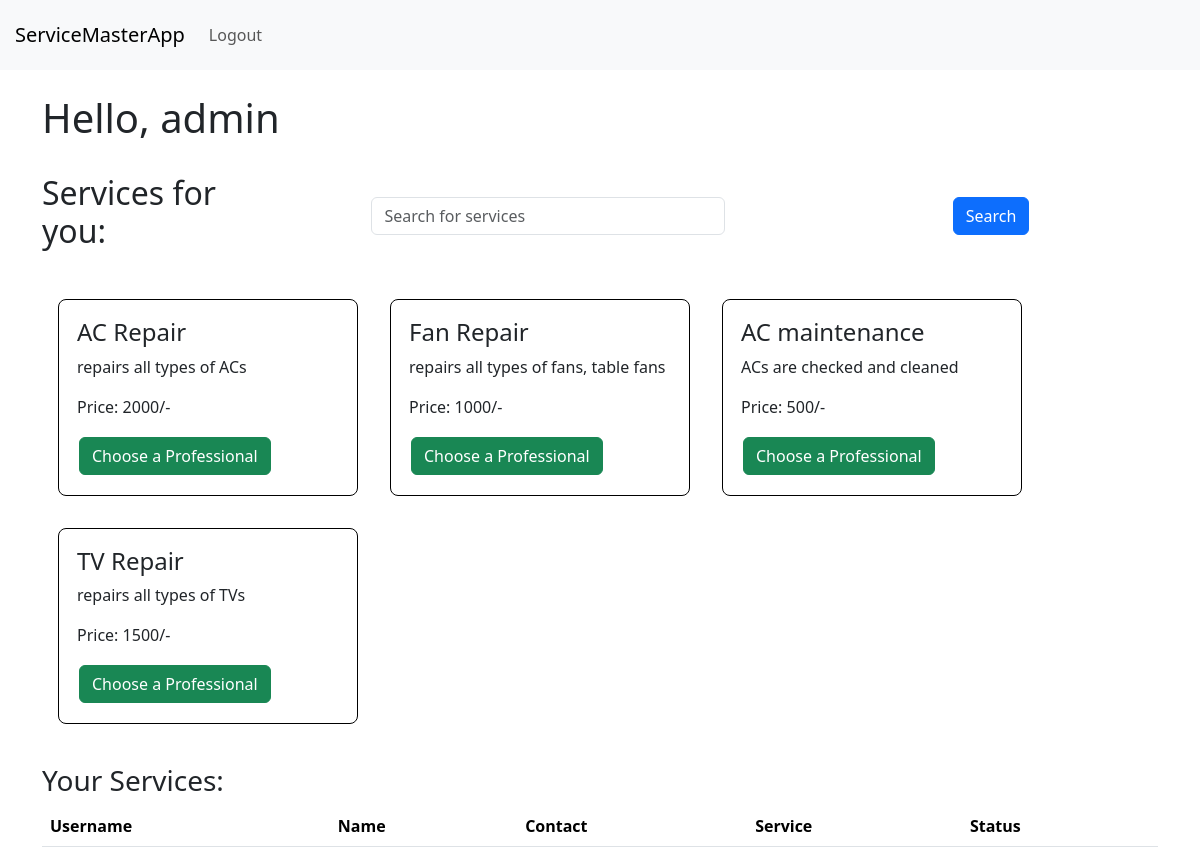
/cdashboard (signed in), run on an earlier commit of the app's database.
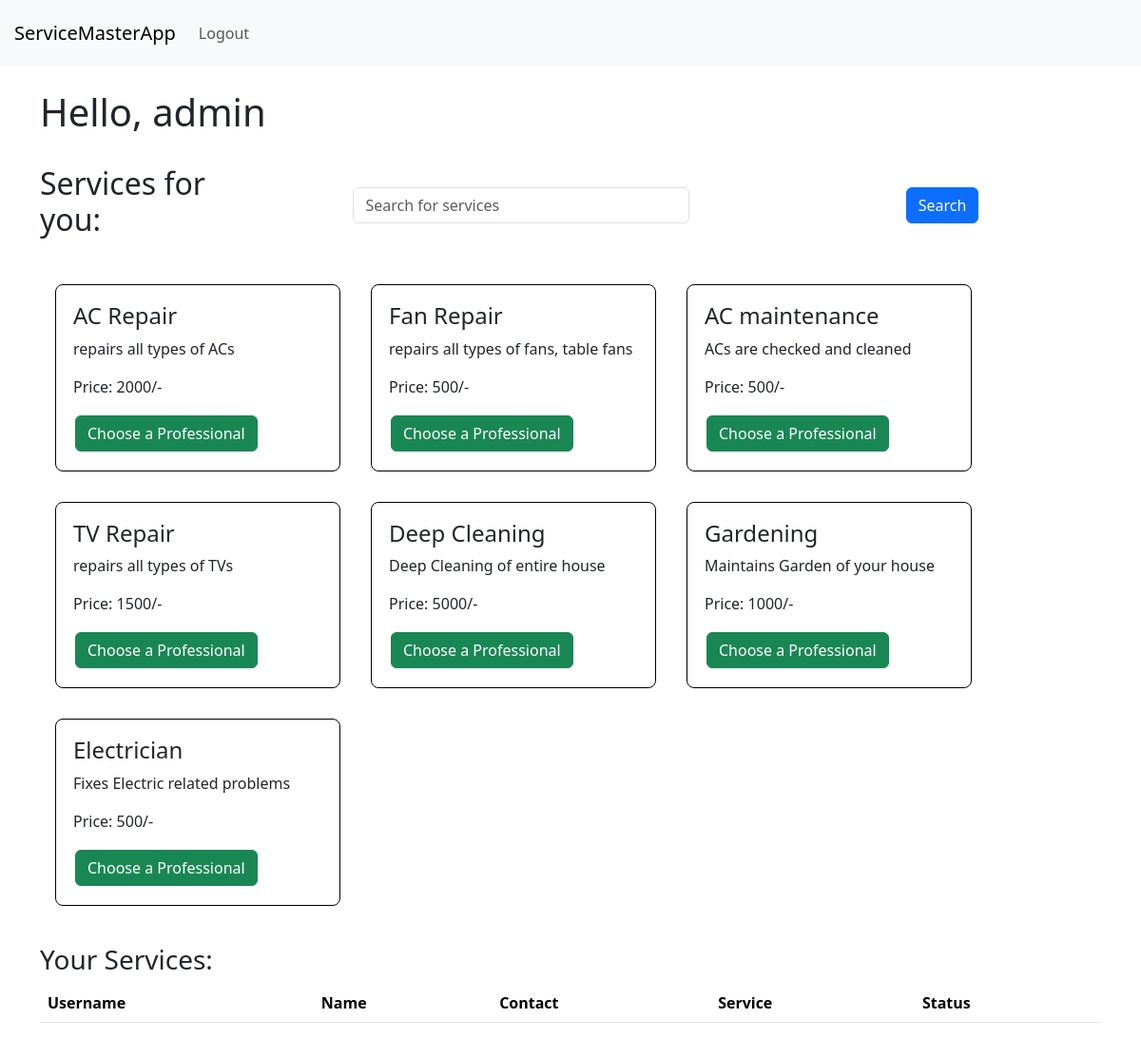
And on a later commit of the database.
### models.py (models this page shows, shortened)
class Service(db.Model):
    __tablename__='service'
    id=db.Column(db.Integer,primary_key=True)
    name=db.Column(db.String(32),nullable=False)
    price=db.Column(db.Integer, nullable=False)
    description=db.Column(db.String(512), nullable=False)
    time=db.Column(db.Integer,nullable=False)
    professionals=db.relationship('Professional', backref='service', lazy=True)

### routes.py (the view)
@app.route('/cdashboard')
@auth_required
def cdashboard():
    user=Customer.query.get(session['user_id'])
    pincode=user.pincode
    search=request.args.get('search')
    if not search:
        return render_template('cdashboard.html',user=user, services=Service.query.all(), professional=Professional.query.filter_by(status='Approved', pincode=pincode))
    return render_template('cdashboard.html',user=user, services=Service.query.filter(Service.name.ilike('%' + search + '%')).all(), professional=Professional.query.filter_by(status='Approved', pincode=pincode))

### routes.py (called while the page is built)
def auth_required(func):
    @wraps(func)
    def inner(*args, **kwargs):
        if 'user_id' not in session:
            flash('Please Login')
            return redirect(url_for('login'))
        return func(*args, **kwargs)
    return inner

### templates/cdashboard.html (shortened to what this page needs)
{% extends 'layout.html' %}
{% block content %}
<br>
<h1>Hello, {{user.name}}</h1>
<br>
<div class="heading">
    <h2>Services for you:</h2>
    <div class="container-fluid">
        <form class="searchbar">
        <input type="text" class="form-control" id="search" name="search" placeholder="Search for services">
        <button type="submit" class="btn btn-primary">Search</button>
        </form>
    </div>
</div>
<br>
<div class="service-list">
    {% for s in services %}
    <div class="service">
        <div class="service-info">
            <h4>{{s.name}}</h4>
            <p>{{s.description}}</p>
            <p>Price: {{s.price}}/-</p>
            <form action="{{url_for('cservices', service_id=s.id)}}" method="POST" class="profbutton">
                <input type="submit" value="Choose a Professional" class="btn btn-success">
            </form>
        </div>
        </div>
    {% endfor %}
</div>
<br>
<h3>Your Services:</h3>
<table class="table">
    <thead>
        <th>Username</th>
        <th>Name</th>
        <th>Contact</th>
        <th>Service</th>
        <th>Status</th>
    </thead>
</table>
{% endblock %}

What changed in the data, as far as the page shows it:
changed Service "Fan Repair": price "1000" → "500"
added Service: name "Deep Cleaning", description "Deep Cleaning of entire house", price "5000"
added Service: name "Gardening", description "Maintains Garden of your house", price "1000"
added Service: name "Electrician", description "Fixes Electric related problems", price "500"
